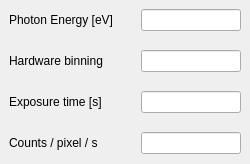
<?xml version="1.0" encoding="UTF-8"?>
<ui version="4.0">
 <class>DockWidget</class>
 <widget class="QDockWidget" name="DockWidget">
  <property name="geometry">
   <rect>
    <x>0</x>
    <y>0</y>
    <width>250</width>
    <height>164</height>
   </rect>
  </property>
  <property name="sizePolicy">
   <sizepolicy hsizetype="Minimum" vsizetype="MinimumExpanding">
    <horstretch>0</horstretch>
    <verstretch>0</verstretch>
   </sizepolicy>
  </property>
  <property name="maximumSize">
   <size>
    <width>250</width>
    <height>524287</height>
   </size>
  </property>
  <property name="windowTitle">
   <string>Band pass filter ID32</string>
  </property>
  <widget class="QWidget" name="dockWidgetContents">
   <layout class="QVBoxLayout" name="verticalLayout">
    <property name="spacing">
     <number>1</number>
    </property>
    <property name="margin">
     <number>0</number>
    </property>
    <item>
     <widget class="QWidget" name="photonWidget" native="true">
      <layout class="QHBoxLayout" name="horizontalLayout_4">
       <property name="spacing">
        <number>6</number>
       </property>
       <property name="margin">
        <number>9</number>
       </property>
       <item>
        <widget class="QLabel" name="photonLabel">
         <property name="layoutDirection">
          <enum>Qt::LeftToRight</enum>
         </property>
         <property name="text">
          <string>Photon Energy [eV]</string>
         </property>
         <property name="alignment">
          <set>Qt::AlignLeading|Qt::AlignLeft|Qt::AlignVCenter</set>
         </property>
        </widget>
       </item>
       <item>
        <spacer name="photonSpacer">
         <property name="orientation">
          <enum>Qt::Horizontal</enum>
         </property>
         <property name="sizeType">
          <enum>QSizePolicy::Minimum</enum>
         </property>
         <property name="sizeHint" stdset="0">
          <size>
           <width>20</width>
           <height>20</height>
          </size>
         </property>
        </spacer>
       </item>
       <item>
        <widget class="QLineEdit" name="photonEdit">
         <property name="sizePolicy">
          <sizepolicy hsizetype="Minimum" vsizetype="Fixed">
           <horstretch>0</horstretch>
           <verstretch>0</verstretch>
          </sizepolicy>
         </property>
         <property name="minimumSize">
          <size>
           <width>75</width>
           <height>0</height>
          </size>
         </property>
         <property name="maximumSize">
          <size>
           <width>100</width>
           <height>16777215</height>
          </size>
         </property>
         <property name="alignment">
          <set>Qt::AlignRight|Qt::AlignTrailing|Qt::AlignVCenter</set>
         </property>
        </widget>
       </item>
      </layout>
     </widget>
    </item>
    <item>
     <widget class="QWidget" name="binningWidget" native="true">
      <layout class="QHBoxLayout" name="horizontalLayout_3">
       <item>
        <widget class="QLabel" name="binningLabel">
         <property name="text">
          <string>Hardware binning</string>
         </property>
        </widget>
       </item>
       <item>
        <spacer name="binningSpacer">
         <property name="orientation">
          <enum>Qt::Horizontal</enum>
         </property>
         <property name="sizeType">
          <enum>QSizePolicy::Minimum</enum>
         </property>
         <property name="sizeHint" stdset="0">
          <size>
           <width>20</width>
           <height>20</height>
          </size>
         </property>
        </spacer>
       </item>
       <item>
        <widget class="QLineEdit" name="binningEdit">
         <property name="sizePolicy">
          <sizepolicy hsizetype="Minimum" vsizetype="Fixed">
           <horstretch>0</horstretch>
           <verstretch>0</verstretch>
          </sizepolicy>
         </property>
         <property name="minimumSize">
          <size>
           <width>75</width>
           <height>0</height>
          </size>
         </property>
         <property name="maximumSize">
          <size>
           <width>100</width>
           <height>16777215</height>
          </size>
         </property>
         <property name="alignment">
          <set>Qt::AlignRight|Qt::AlignTrailing|Qt::AlignVCenter</set>
         </property>
        </widget>
       </item>
      </layout>
     </widget>
    </item>
    <item>
     <widget class="QWidget" name="exposureWidget" native="true">
      <layout class="QHBoxLayout" name="horizontalLayout">
       <item>
        <widget class="QLabel" name="exposureLabel">
         <property name="text">
          <string>Exposure time [s]</string>
         </property>
        </widget>
       </item>
       <item>
        <spacer name="exposureSpacer">
         <property name="orientation">
          <enum>Qt::Horizontal</enum>
         </property>
         <property name="sizeType">
          <enum>QSizePolicy::Minimum</enum>
         </property>
         <property name="sizeHint" stdset="0">
          <size>
           <width>20</width>
           <height>20</height>
          </size>
         </property>
        </spacer>
       </item>
       <item>
        <widget class="QLineEdit" name="exposureEdit">
         <property name="sizePolicy">
          <sizepolicy hsizetype="Minimum" vsizetype="Fixed">
           <horstretch>0</horstretch>
           <verstretch>0</verstretch>
          </sizepolicy>
         </property>
         <property name="minimumSize">
          <size>
           <width>75</width>
           <height>0</height>
          </size>
         </property>
         <property name="maximumSize">
          <size>
           <width>100</width>
           <height>16777215</height>
          </size>
         </property>
         <property name="alignment">
          <set>Qt::AlignRight|Qt::AlignTrailing|Qt::AlignVCenter</set>
         </property>
        </widget>
       </item>
      </layout>
     </widget>
    </item>
    <item>
     <widget class="QWidget" name="dcWidget" native="true">
      <layout class="QHBoxLayout" name="horizontalLayout_2">
       <item>
        <widget class="QLabel" name="dcLabel">
         <property name="text">
          <string>Counts / pixel / s</string>
         </property>
        </widget>
       </item>
       <item>
        <spacer name="dcSpacer">
         <property name="orientation">
          <enum>Qt::Horizontal</enum>
         </property>
         <property name="sizeType">
          <enum>QSizePolicy::Minimum</enum>
         </property>
         <property name="sizeHint" stdset="0">
          <size>
           <width>20</width>
           <height>20</height>
          </size>
         </property>
        </spacer>
       </item>
       <item>
        <widget class="QLineEdit" name="dcEdit">
         <property name="sizePolicy">
          <sizepolicy hsizetype="Minimum" vsizetype="Fixed">
           <horstretch>0</horstretch>
           <verstretch>0</verstretch>
          </sizepolicy>
         </property>
         <property name="minimumSize">
          <size>
           <width>75</width>
           <height>0</height>
          </size>
         </property>
         <property name="maximumSize">
          <size>
           <width>100</width>
           <height>16777215</height>
          </size>
         </property>
         <property name="alignment">
          <set>Qt::AlignRight|Qt::AlignTrailing|Qt::AlignVCenter</set>
         </property>
        </widget>
       </item>
      </layout>
     </widget>
    </item>
    <item>
     <spacer name="verticalSpacer">
      <property name="orientation">
       <enum>Qt::Vertical</enum>
      </property>
      <property name="sizeType">
       <enum>QSizePolicy::Expanding</enum>
      </property>
      <property name="sizeHint" stdset="0">
       <size>
        <width>20</width>
        <height>1</height>
       </size>
      </property>
     </spacer>
    </item>
   </layout>
  </widget>
 </widget>
 <resources/>
 <connections/>
</ui>
